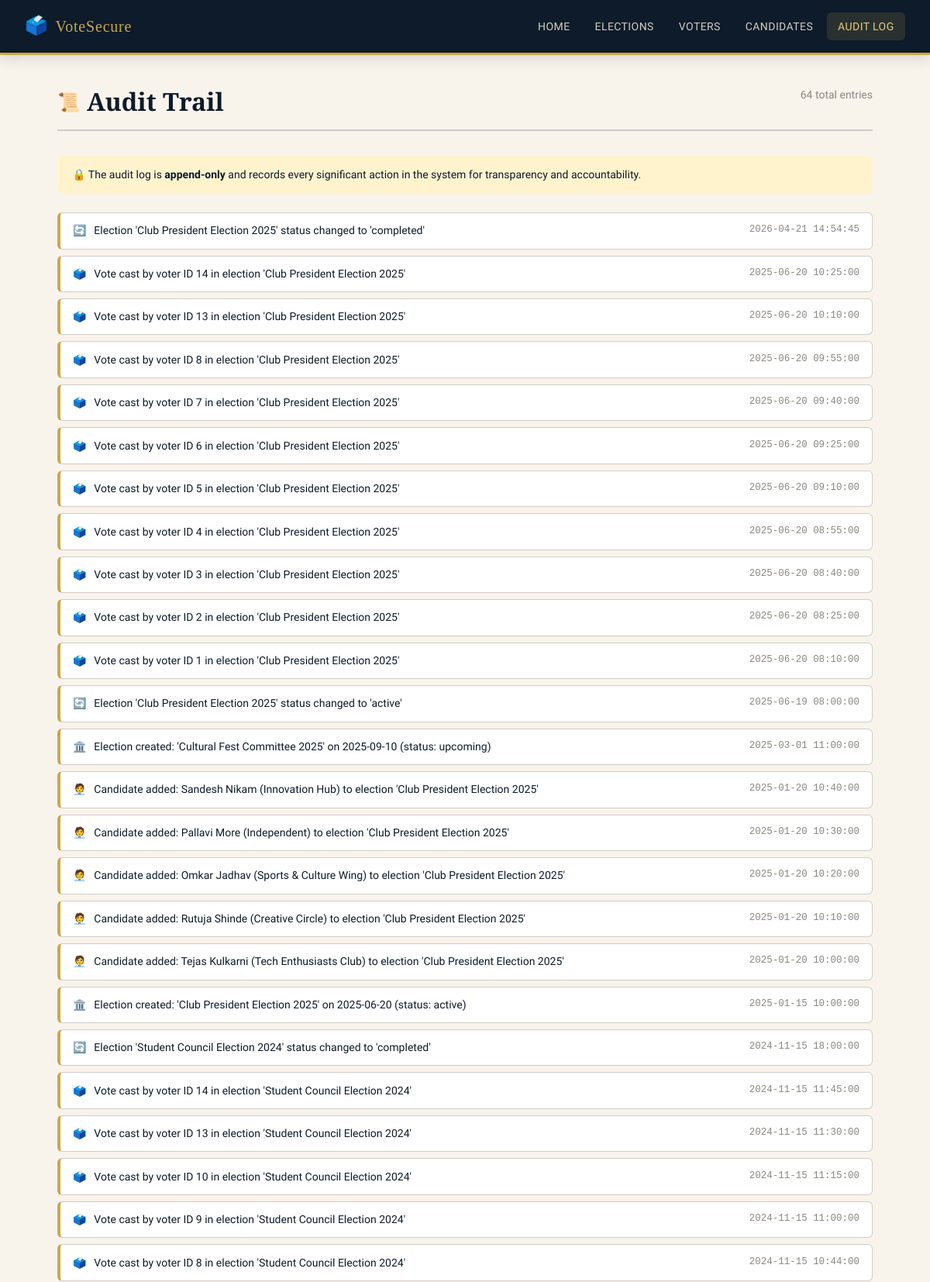
Screenshot of /audit (upper part) with the database file from the repository.
### tables this page shows
CREATE TABLE audit_log (
            id        INTEGER PRIMARY KEY AUTOINCREMENT,
            action    TEXT NOT NULL,
            timestamp TEXT NOT NULL
        );

### app.py (the view)
@app.route("/audit")
def audit():
    logs = query_db("SELECT * FROM audit_log ORDER BY id DESC")
    return render_template("audit.html", logs=logs)

### app.py (called while the page is built)
def get_db():
    if "db" not in g:
        g.db = sqlite3.connect(DATABASE)
        g.db.row_factory = sqlite3.Row
        g.db.execute("PRAGMA foreign_keys = ON")
    return g.db

def query_db(sql, args=(), one=False):
    cur = get_db().execute(sql, args)
    rows = cur.fetchall()
    return (rows[0] if rows else None) if one else rows

### templates/audit.html (shortened to what this page needs)
{% extends "base.html" %}
{% block content %}
<div class="page-header">
  <h1><span class="icon">📜</span> Audit Trail</h1>
  <span style="color:var(--grey-500);font-size:.875rem;">{{ logs|length }} total entries</span>
</div>
<div style="background:#fff3cd;padding:.8rem 1.2rem;border-radius:var(--radius);margin-bottom:1.5rem;font-size:.875rem;">
  🔒 The audit log is <strong>append-only</strong> and records every significant action in the system for transparency and accountability.
</div>
{% if logs %}
<div class="audit-list">
  {% for log in logs %}
  <div class="audit-item">
    <div class="audit-action">
      <span style="margin-right:.4rem;">
        {% if 'Vote cast' in log.action %}🗳️
        {% elif 'Voter registered' in log.action %}📝
        {% elif 'Voter verified' in log.action %}✅
        {% elif 'Election created' in log.action %}🏛️
        {% elif 'status changed' in log.action %}🔄
        {% elif 'Candidate added' in log.action %}🧑‍💼
        {% else %}📌{% endif %}
      </span>
      {{ log.action }}
    </div>
    <div class="audit-time">{{ log.timestamp }}</div>
  </div>
  {% endfor %}
</div>
{% else %}
<div class="empty-state">
  <div class="empty-icon">📜</div>
  <p>No audit entries yet. Actions like voter registration and vote casting will appear here.</p>
</div>
{% endif %}
{% endblock %}

### static/style.css (style rules this page uses)
:root { --navy: #0d1b2a; --navy-mid: #1b2e44; --navy-light: #243b55; --gold: #c9a84c; --gold-light: #e8c97a; --cream: #f8f4ec; --white: #ffffff; --grey-100: #f1f0ee; --grey-300: #d0cdc7; --grey-500: #8a877f; --success: #2d7a4f; --error: #9b2226; --warning: #b5621b; --radius: 6px; --shadow-sm: 0 1px 4px rgba(13,27,42,.10); --shadow-md: 0 4px 16px rgba(13,27,42,.15); --shadow-lg: 0 8px 32px rgba(13,27,42,.20); --transition: .2s ease; }
*, *::before, *::after { box-sizing: border-box; margin: 0; padding: 0; }
html { scroll-behavior: smooth; }
body { font-family: 'Source Sans 3', sans-serif; font-weight: 400; font-size: 16px; line-height: 1.65; background: var(--cream); color: var(--navy); min-height: 100vh; display: flex; flex-direction: column; }
h1, h2, h3, h4 { font-family: 'Playfair Display', serif; line-height: 1.25; color: var(--navy); }
h1 { font-size: 2rem; }
.page-header { display: flex; align-items: flex-start; justify-content: space-between; flex-wrap: wrap; gap: 1rem; margin-bottom: 2rem; padding-bottom: 1rem; border-bottom: 2px solid var(--grey-300); }
.page-header h1 { display: flex; align-items: center; gap: .5rem; }
.page-header h1 .icon { font-size: 1.5rem; }
.audit-list { display: flex; flex-direction: column; gap: .5rem; }
.audit-item { background: var(--white); border: 1px solid var(--grey-300); border-left: 4px solid var(--gold); border-radius: var(--radius); padding: .7rem 1rem; display: flex; align-items: flex-start; justify-content: space-between; gap: 1rem; font-size: .875rem; }
.audit-action { flex: 1; }
.audit-time { color: var(--grey-500); font-size: .78rem; white-space: nowrap; font-family: monospace; }

### rows the page displays
audit_log: action "Election 'Club President Election 2025' status changed to 'completed'", timestamp "2026-04-21 14:54:45"
audit_log: action "Vote cast by voter ID 14 in election 'Club President Election 2025'", timestamp "2025-06-20 10:25:00"
audit_log: action "Vote cast by voter ID 13 in election 'Club President Election 2025'", timestamp "2025-06-20 10:10:00"
audit_log: action "Vote cast by voter ID 8 in election 'Club President Election 2025'", timestamp "2025-06-20 09:55:00"
audit_log: action "Vote cast by voter ID 7 in election 'Club President Election 2025'", timestamp "2025-06-20 09:40:00"
audit_log: action "Vote cast by voter ID 6 in election 'Club President Election 2025'", timestamp "2025-06-20 09:25:00"
audit_log: action "Vote cast by voter ID 5 in election 'Club President Election 2025'", timestamp "2025-06-20 09:10:00"
audit_log: action "Vote cast by voter ID 4 in election 'Club President Election 2025'", timestamp "2025-06-20 08:55:00"
audit_log: action "Vote cast by voter ID 3 in election 'Club President Election 2025'", timestamp "2025-06-20 08:40:00"
audit_log: action "Vote cast by voter ID 2 in election 'Club President Election 2025'", timestamp "2025-06-20 08:25:00"
audit_log: action "Vote cast by voter ID 1 in election 'Club President Election 2025'", timestamp "2025-06-20 08:10:00"
audit_log: action "Election 'Club President Election 2025' status changed to 'active'", timestamp "2025-06-19 08:00:00"
audit_log: action "Election created: 'Cultural Fest Committee 2025' on 2025-09-10 (status: upcoming)", timestamp "2025-03-01 11:00:00"
audit_log: action "Candidate added: Sandesh Nikam (Innovation Hub) to election 'Club President Election 2025'", timestamp "2025-01-20 10:40:00"
audit_log: action "Candidate added: Pallavi More (Independent) to election 'Club President Election 2025'", timestamp "2025-01-20 10:30:00"
audit_log: action "Candidate added: Omkar Jadhav (Sports & Culture Wing) to election 'Club President Election 2025'", timestamp "2025-01-20 10:20:00"
audit_log: action "Candidate added: Rutuja Shinde (Creative Circle) to election 'Club President Election 2025'", timestamp "2025-01-20 10:10:00"
audit_log: action "Candidate added: Tejas Kulkarni (Tech Enthusiasts Club) to election 'Club President Election 2025'", timestamp "2025-01-20 10:00:00"
audit_log: action "Election created: 'Club President Election 2025' on 2025-06-20 (status: active)", timestamp "2025-01-15 10:00:00"
audit_log: action "Election 'Student Council Election 2024' status changed to 'completed'", timestamp "2024-11-15 18:00:00"
audit_log: action "Vote cast by voter ID 14 in election 'Student Council Election 2024'", timestamp "2024-11-15 11:45:00"
audit_log: action "Vote cast by voter ID 13 in election 'Student Council Election 2024'", timestamp "2024-11-15 11:30:00"
audit_log: action "Vote cast by voter ID 10 in election 'Student Council Election 2024'", timestamp "2024-11-15 11:15:00"
audit_log: action "Vote cast by voter ID 9 in election 'Student Council Election 2024'", timestamp "2024-11-15 11:00:00"
audit_log: action "Vote cast by voter ID 8 in election 'Student Council Election 2024'", timestamp "2024-11-15 10:44:00"

### other values shown
{{ logs|length }} "64"
